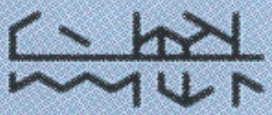
#> input picture assets/tests/1.png, 272 x 115 px, found by its file name
$ python Tunic.py
#> lines starting #> are read from the running program, lines starting #| are printed output that depends on the picture; after the words box and inside, x2 and y2 are one past the last pixel; in counts of white or black regions, pixels touching at a corner belong together
# Necessary libraries
import cv2
from collections import Counter

# Function to verify where is the begin and it's respective end
def findBeginEnd(array, value):
    begin = array.index(value) # Get the first index of the value
    array.reverse() # Reverse the array to find the last index
    end = array.index(value) # Get the last index of the value
    end = (len(array) - 1) - end # Transform the end variable into the position of the last index
    return begin, end

# Function to receive an image to find the bar and the second image to display the results
def findBar(image, image2):
    lines = []
    prev = [0,0]
    for i in range(len(image)):
        total = Counter(image[i])
        if total[0] > total[255]: # If find a line where there is more black pixels than white ones
            if total[0] > prev[0]: # Verification to keep only the line with more black pixels
                lines.clear()
                begin, end = findBeginEnd(list(image[i]), 0)
                lines.append([i, begin, end])
                prev[0] = total[0]
            elif total[0] == prev[0]: # If has the same quantity of black pixels, it will keep the line
                begin, end = findBeginEnd(list(image[i]), 0)
                lines.append([i, begin, end])
                prev[0] = total[0]

    # Getting the X, Y points to draw the rectangle
    firstX = lines[0][1]
    firstY = lines[0][0]
    lastX = lines[-1][2]
    lastY = lines[-1][0]

    # Rectangle to show the principal bar
    cv2.rectangle(image2, (firstX, firstY), (lastX, lastY), (0, 0, 255), 1)

    # Point in the middle of the rectangle
    middleX = int((firstX + lastX) / 2)
    middleY = int((firstY + lastY) / 2)
    cv2.circle(image2, (middleX, middleY), radius=0, color=(255, 0, 0), thickness=-1)

    # Points of each phoneme based on the width size
    print('Type the amount of phonemes in the image:')
    cv2.imshow('imagem', image2)
    cv2.waitKey()
    phonemes = int(input('Amount: '))
    width = int((lastX - firstX) / phonemes) + 2
    points = segments(width)
    result = ''
    imageX = firstX
    for _ in range(phonemes):
        outcome = ''
        for point in points:
            outcome += '1' if image[firstY + point[1]][imageX + point[0]] == 0 else '0'
            cv2.circle(image2, (imageX + point[0], firstY + point[1]), radius=1, color=(0, 255, 0), thickness=-1)
        cv2.circle(image2, (imageX, firstY), radius=1, color=(0, 255, 0), thickness=-1)
        imageX = imageX + width - 3
        result += getPhoneme(outcome) # Decoding the character
    # Scaling the image to show the outcome
    scale_percent = 400
    resized = cv2.resize(image2, (int(image2.shape[1] * scale_percent / 100),int(image2.shape[0] * scale_percent / 100)))
    cv2.imshow('imagem', resized)
    cv2.waitKey()
    return result

# Main function to treat the image and get the phoneme
def analyser(image):
    img = cv2.imread(image)
    blur = cv2.GaussianBlur(img,(5,5),5) # Applying blur
    imgGray = cv2.cvtColor(blur, cv2.COLOR_BGR2GRAY) # Applying greyscale filter
    imgThresh = cv2.adaptiveThreshold(imgGray, 255, cv2.ADAPTIVE_THRESH_GAUSSIAN_C, cv2.THRESH_BINARY, 55, 15) # Applying threshold filter to convert greyscale into black or white
    character = findBar(imgThresh, img) # Searching the possible character
    print(character)

# Function to get each segment based on the bar width
def segments(width):
    points = []
    # Consonants
    points.append([int(width / 4),     int((-width / 4) * 1.5)]) # Segment A
    points.append([int(width / 2),     int(-width / 2)])         # Segment B
    points.append([int(width * 3 / 4), int((-width / 4) * 1.5)]) # Segment C
    points.append([int(width / 4),     int(width / 2)])          # Segment D
    points.append([int((width / 2)),   int((width / 2) * 1.3)])  # Segment E
    points.append([int(width * 3 / 4), int(width / 2)])          # Segment F
    # Vowels
    points.append([int(width * 3 / 4), int((-width / 4) * 2.3)]) # Segment 1
    points.append([int(width / 4),     int((-width / 4) * 2.3)]) # Segment 2
    points.append([int(3),             int(-width / 4)])         # Segment 3
    points.append([int((width / 4)),   int(width * 3 / 4)])      # Segment 4
    points.append([int(width * 3 / 4), int(width * 3 / 4)])      # Segment 5
    return points

# Function to decode the character
def getPhoneme(outcome):
    cons = outcome[:6] # The first 6 codes are the consonants
    vow = outcome[6:] # After the first 6 codes, there are the vowels

    # In case that doesn't find the correspondent phoneme
    cPhoneme = '?' if cons not in consonant else consonant[cons]
    vPhoneme = '?' if vow not in vowel else vowel[vow]
    return cPhoneme + vPhoneme

def main():
    analyser('./assets/tests/1.PNG')
#> in analyser, img is the input picture: shape (115, 272, 3); mean B, G, R 181.4, 159.5, 140.1
#> in analyser, `blur = cv2.GaussianBlur(img,(5,5),5)`:
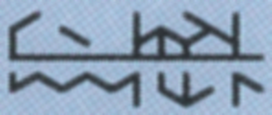
#> blur: shape (115, 272, 3); mean B, G, R 181.4, 159.5, 140.1
#> in analyser, `imgGray = cv2.cvtColor(blur, cv2.COLOR_BGR2GRAY)`:
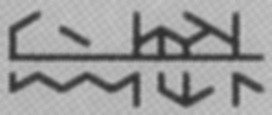
#> imgGray: shape (115, 272); min 48, max 199, mean 156.2
#> in analyser, `imgThresh = cv2.adaptiveThreshold(imgGray, 255, cv2.ADAPTIVE_THRESH_GA..`:
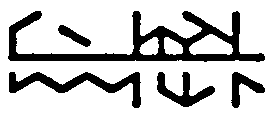
#> imgThresh: shape (115, 272); 77.5% white; 5 black regions, box (x1, y1, x2, y2) and area: (8, 11, 265, 62) 3996, (9, 72, 141, 108) 1472, (157, 72, 215, 107) 779, (231, 72, 265, 108) 495, (58, 25, 91, 47) 288
#> the loop in findBar, `for i in range(len(image)):` made 115 passes
#> (total, begin, end) on passes 55 to 59: ({255: 41, 0: 231}, 9, 263), ({255: 17, 0: 255}, 9, 263), ({255: 15, 0: 257}, 8, 264), ({255: 15, 0: 257}, 8, 264), ({255: 15, 0: 257}, 8, 264)
#> total on passes 1 to 6: {255: 272}, {255: 272}, {255: 272}, {255: 272}, {255: 272}, {255: 272}
#> after the loop in findBar, `for i in range(len(image)):`: lines = [[56, 8, 264], [57, 8, 264], [58, 8, 264]]; prev = [257, 0]
#> in findBar, `firstX = lines[0][1]`: firstX = 8
#> in findBar, `firstY = lines[0][0]`: firstY = 56
#> in findBar, `lastX = lines[-1][2]`: lastX = 264
#> in findBar, `lastY = lines[-1][0]`: lastY = 58
#> in findBar, `middleX = int((firstX + lastX) / 2)`: middleX = 136
#> in findBar, `middleY = int((firstY + lastY) / 2)`: middleY = 57
#> in findBar, `cv2.circle(image2, (middleX, middleY), radius=0, color=(255, 0, 0), th..`:
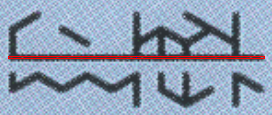
#> image2: shape (115, 272, 3); mean B, G, R 180.3, 158.5, 143.4
#> the answer given: 3
#> in findBar, `width = int((lastX - firstX) / phonemes) + 2`: width = 87
#> in findBar, `points = segments(width)`: points = [[21, -32], [43, -43], [65, -32], [21, 43], [43, 56], [65, 43], [65, -50], [21, -50], [3, -21], [21, 65], [65, 65]]
#> in findBar, `imageX = firstX`: imageX = 8
#> after the loop in findBar, `for _ in range(phonemes):`:
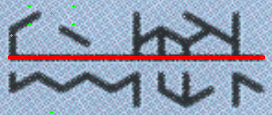
#> image2: shape (115, 272, 3); 0.14% of pixels changed, all inside (x1, y1, x2, y2) = (10, 5, 75, 114)
#> after the loop in findBar, `for _ in range(phonemes):`: result = ''

if __name__ == '__main__':
    global vowel
    global consonant
    consonant = {}
    consonant['010001'] = 'b' # As in Baby
    consonant['100010'] = 'ch' # As in Chat
    consonant['010101'] = 'd' # As in Dog
    consonant['001110'] = 'f' # As in Fox
    consonant['001011'] = 'g' # As in Gun
    consonant['010011'] = 'h' # As in Hop
    consonant['010100'] = 'j' # As in Jam
    consonant['011001'] = 'k' # As in Kart, Cat
    consonant['010010'] = 'l' # As in  Live
    consonant['000101'] = 'm' # As in Main
    consonant['100101'] = 'n' # As in Net
    consonant['111111'] = 'ng' # As in Rink
    consonant['001010'] = 'p' # As in Pop
    consonant['011010'] = 'r' # As in Run
    consonant['011110'] = 's' # As in Sit
    consonant['101111'] = 'sh' # As in Shut
    consonant['101010'] = 't' # As in Tunic
    consonant['111010'] = 'th' # As in Thick
    consonant['010111'] = 'dh' # As in This
    consonant['110001'] = 'v' # As in Vine
    consonant['101000'] = 'w' # As in Wit
    consonant['110010'] = 'y' # As in You
    consonant['110011'] = 'z' # As in Zit
    consonant['111101'] = 'zh' # As in Azure
    consonant['000000'] = '' # If finds nothing

    vowel = {}
    vowel['11100'] = 'a' # As in Glass
    vowel['11011'] = 'ar' # As in Arm
    vowel['01100'] = 'ah' # As in Swan
    vowel['01000'] = 'ay' # As in Bay
    vowel['00111'] = 'e' # As in End
    vowel['01111'] = 'ee' # As in Bee
    vowel['01101'] = 'eer' # As in Beer
    vowel['11000'] = 'eh' # As in The
    vowel['00101'] = 'ere' # As in Air
    vowel['00011'] = 'i' # As in Bit
    vowel['10000'] = 'ie' # As in Guy
    vowel['10111'] = 'ir' # As in Bird
    vowel['11111'] = 'oh' # As in Toe
    vowel['00010'] = 'oi' # As in Toy
    vowel['11110'] = 'oo' # As in Too
    vowel['00110'] = 'ou' # As in Wolf
    vowel['00001'] = 'ow' # As in How
    vowel['11101'] = 'ore' # As in Your
    vowel['00000'] = '' # If finds nothing
#> (the run stopped early here; a loop or call above may not have finished)

$ run again, with assets/tests/10.png copied over assets/tests/1.png
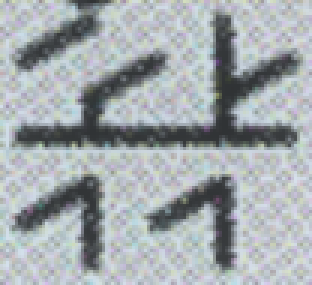
#> input picture assets/tests/10.png, 104 x 95 px, found by its file name (shown 3 times larger)
#> in analyser, img is the input picture: shape (95, 104, 3); mean B, G, R 172, 168.6, 161.9
#> in analyser, `imgThresh = cv2.adaptiveThreshold(imgGray, 255, cv2.ADAPTIVE_THRESH_GA..`:
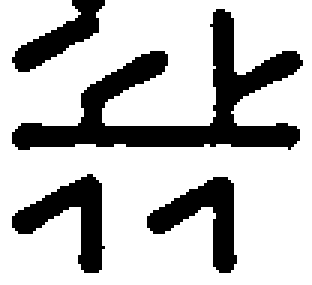
#> imgThresh: shape (95, 104) (shown 3 times larger); 74.9% white; 4 black regions, box (x1, y1, x2, y2) and area: (4, 3, 101, 50) 1383, (4, 58, 35, 91) 417, (49, 59, 79, 91) 400, (4, 0, 35, 24) 282
#> the loop in findBar, `for i in range(len(image)):` made 95 passes
#> (total, begin, end) on passes 43 to 47: ({255: 11, 0: 93}, 6, 98), ({255: 9, 0: 95}, 5, 99), ({255: 8, 0: 96}, 4, 99), ({255: 8, 0: 96}, 4, 99), ({255: 8, 0: 96}, 4, 99)
#> after the loop in findBar, `for i in range(len(image)):`: lines = [[44, 4, 99], [45, 4, 99], [46, 4, 99]]; prev = [96, 0]
#> firstX = 4
#> firstY = 44
#> lastX = 99
#> lastY = 46
#> middleX = 51
#> middleY = 45
#> width = 33
#> points = [[8, -12], [16, -16], [24, -12], [8, 16], [16, 21], [24, 16], [24, -18], [8, -18], [3, -8], [8, 24], [24, 24]]
#> in findBar, `imageX = firstX`: imageX = 4
#> the loop in findBar, `for _ in range(phonemes):` made 3 passes
#> imageX on passes 1 to 3: 34, 64, 94
#> after the loop in findBar, `for _ in range(phonemes):`: imageX = 94; result = 'gi???'
#> in findBar, `resized = cv2.resize(image2, (int(image2.shape[1] * scale_percent / 10..`:
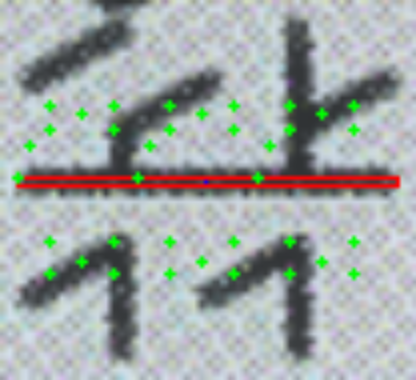
#> resized: shape (380, 416, 3); mean B, G, R 167.8, 169.2, 162.8
#| gi???

$ run again, with assets/tests/12.png copied over assets/tests/1.png
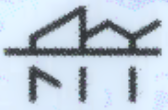
#> input picture assets/tests/12.png, 168 x 110 px, found by its file name
#> in analyser, img is the input picture: shape (110, 168, 3); mean B, G, R 214.5, 201.1, 187.7
#> in analyser, `imgThresh = cv2.adaptiveThreshold(imgGray, 255, cv2.ADAPTIVE_THRESH_GA..`:
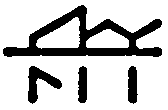
#> imgThresh: shape (110, 168); 78.4% white; 4 black regions, box (x1, y1, x2, y2) and area: (3, 5, 162, 57) 2838, (28, 66, 62, 104) 536, (128, 66, 138, 104) 315, (78, 66, 87, 103) 298
#> the loop in findBar, `for i in range(len(image)):` made 110 passes
#> (total, begin, end) on passes 49 to 54: ({255: 16, 0: 152}, 4, 160), ({255: 9, 0: 159}, 3, 161), ({255: 9, 0: 159}, 3, 161), ({255: 9, 0: 159}, 3, 161), ({255: 9, 0: 159}, 3, 161), ({255: 9, 0: 159}, 3, 161)
#> after the loop in findBar, `for i in range(len(image)):`: lines = [[49, 3, 161], [50, 3, 161], [51, 3, 161], [52, 3, 161], [53, 3, 161]]; prev = [159, 0]
#> firstX = 3
#> firstY = 49
#> lastX = 161
#> lastY = 53
#> middleX = 82
#> middleY = 51
#> width = 54
#> points = [[13, -20], [27, -27], [40, -20], [13, 27], [27, 35], [40, 27], [40, -31], [13, -31], [3, -13], [13, 40], [40, 40]]
#> in findBar, `imageX = firstX`: imageX = 3
#> the loop in findBar, `for _ in range(phonemes):` made 3 passes
#> imageX on passes 1 to 3: 54, 105, 156
#> after the loop in findBar, `for _ in range(phonemes):`: imageX = 156; result = 'grayt'
#> in findBar, `resized = cv2.resize(image2, (int(image2.shape[1] * scale_percent / 10..`:
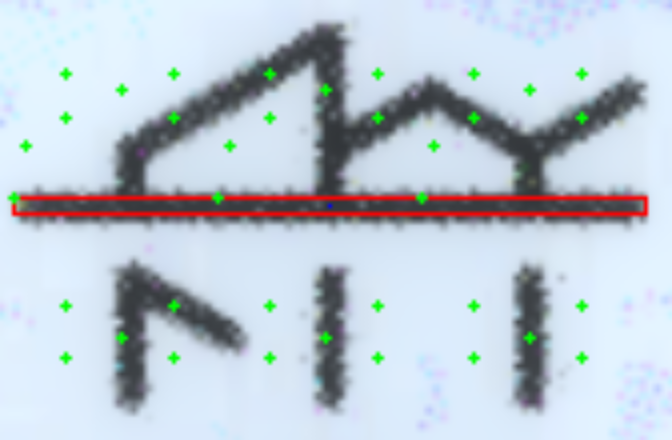
#> resized: shape (440, 672, 3); mean B, G, R 211.1, 200.3, 189
#| grayt
